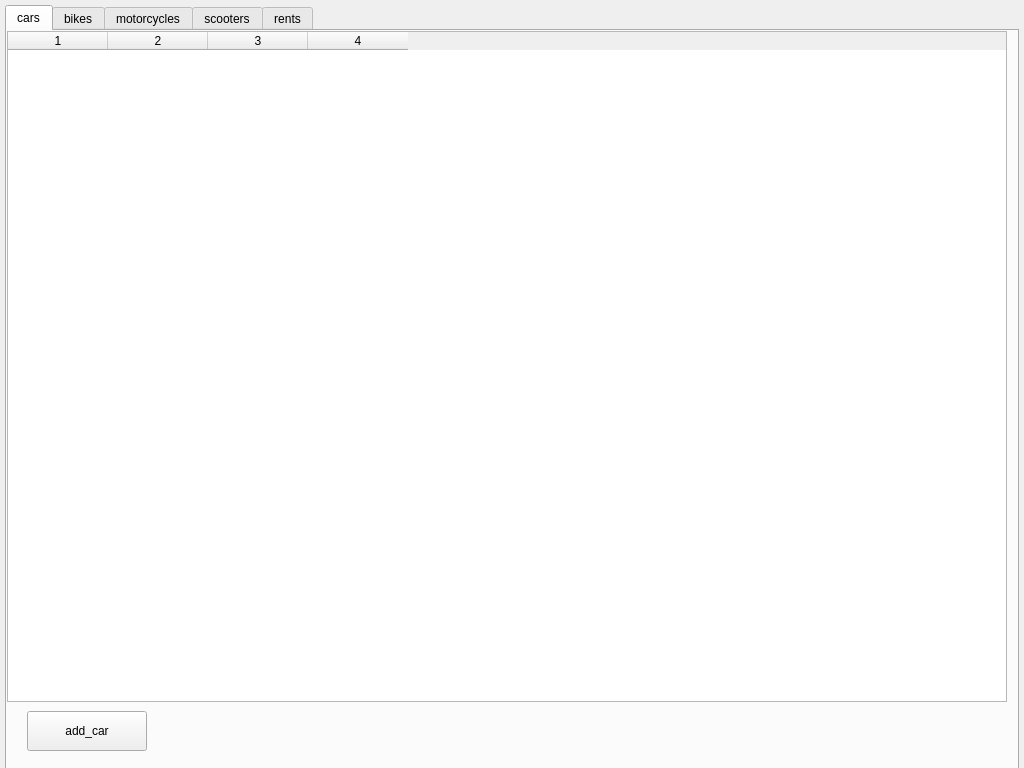
<?xml version="1.0" encoding="UTF-8"?>
<ui version="4.0">
 <class>MainWindowClass</class>
 <widget class="QMainWindow" name="MainWindowClass">
  <property name="geometry">
   <rect>
    <x>0</x>
    <y>0</y>
    <width>1024</width>
    <height>768</height>
   </rect>
  </property>
  <property name="contextMenuPolicy">
   <enum>Qt::NoContextMenu</enum>
  </property>
  <property name="windowTitle">
   <string>App</string>
  </property>
  <widget class="QWidget" name="centralwidget">
   <widget class="QTabWidget" name="tabWidget">
    <property name="geometry">
     <rect>
      <x>5</x>
      <y>5</y>
      <width>1014</width>
      <height>1390</height>
     </rect>
    </property>
    <property name="currentIndex">
     <number>0</number>
    </property>
    <widget class="QWidget" name="carsTab">
     <attribute name="title">
      <string>cars</string>
     </attribute>
     <widget class="QTableWidget" name="carsTable">
      <property name="geometry">
       <rect>
        <x>0</x>
        <y>0</y>
        <width>1000</width>
        <height>671</height>
       </rect>
      </property>
      <property name="sizeAdjustPolicy">
       <enum>QAbstractScrollArea::AdjustToContents</enum>
      </property>
      <property name="editTriggers">
       <set>QAbstractItemView::NoEditTriggers</set>
      </property>
      <property name="columnCount">
       <number>4</number>
      </property>
      <attribute name="horizontalHeaderVisible">
       <bool>true</bool>
      </attribute>
      <attribute name="verticalHeaderVisible">
       <bool>false</bool>
      </attribute>
      <column/>
      <column/>
      <column/>
      <column/>
     </widget>
     <widget class="QPushButton" name="addCarButton">
      <property name="enabled">
       <bool>true</bool>
      </property>
      <property name="geometry">
       <rect>
        <x>20</x>
        <y>680</y>
        <width>120</width>
        <height>40</height>
       </rect>
      </property>
      <property name="text">
       <string>add_car</string>
      </property>
     </widget>
    </widget>
    <widget class="QWidget" name="bikesTab">
     <attribute name="title">
      <string>bikes</string>
     </attribute>
     <widget class="QTableWidget" name="bikesTable">
      <property name="geometry">
       <rect>
        <x>0</x>
        <y>0</y>
        <width>1000</width>
        <height>671</height>
       </rect>
      </property>
      <property name="contextMenuPolicy">
       <enum>Qt::NoContextMenu</enum>
      </property>
      <property name="editTriggers">
       <set>QAbstractItemView::NoEditTriggers</set>
      </property>
      <property name="columnCount">
       <number>4</number>
      </property>
      <attribute name="horizontalHeaderVisible">
       <bool>true</bool>
      </attribute>
      <attribute name="verticalHeaderVisible">
       <bool>false</bool>
      </attribute>
      <column/>
      <column/>
      <column/>
      <column/>
     </widget>
     <widget class="QPushButton" name="addBikeButton">
      <property name="geometry">
       <rect>
        <x>20</x>
        <y>680</y>
        <width>120</width>
        <height>40</height>
       </rect>
      </property>
      <property name="text">
       <string>add_bike</string>
      </property>
     </widget>
    </widget>
    <widget class="QWidget" name="motorcylesBikes">
     <attribute name="title">
      <string>motorcycles</string>
     </attribute>
     <widget class="QTableWidget" name="motorcyclesTable">
      <property name="geometry">
       <rect>
        <x>0</x>
        <y>0</y>
        <width>1000</width>
        <height>671</height>
       </rect>
      </property>
      <property name="editTriggers">
       <set>QAbstractItemView::NoEditTriggers</set>
      </property>
      <property name="columnCount">
       <number>4</number>
      </property>
      <attribute name="horizontalHeaderVisible">
       <bool>true</bool>
      </attribute>
      <attribute name="verticalHeaderVisible">
       <bool>false</bool>
      </attribute>
      <column/>
      <column/>
      <column/>
      <column/>
     </widget>
     <widget class="QPushButton" name="addMotorcycleButton">
      <property name="geometry">
       <rect>
        <x>20</x>
        <y>680</y>
        <width>120</width>
        <height>40</height>
       </rect>
      </property>
      <property name="text">
       <string>add_motorcycle</string>
      </property>
     </widget>
    </widget>
    <widget class="QWidget" name="scootersTab">
     <attribute name="title">
      <string>scooters</string>
     </attribute>
     <widget class="QTableWidget" name="scootersTable">
      <property name="geometry">
       <rect>
        <x>0</x>
        <y>0</y>
        <width>1000</width>
        <height>671</height>
       </rect>
      </property>
      <property name="editTriggers">
       <set>QAbstractItemView::NoEditTriggers</set>
      </property>
      <property name="columnCount">
       <number>4</number>
      </property>
      <attribute name="horizontalHeaderVisible">
       <bool>true</bool>
      </attribute>
      <attribute name="verticalHeaderVisible">
       <bool>false</bool>
      </attribute>
      <column/>
      <column/>
      <column/>
      <column/>
     </widget>
     <widget class="QPushButton" name="addScooterButton">
      <property name="geometry">
       <rect>
        <x>20</x>
        <y>680</y>
        <width>120</width>
        <height>40</height>
       </rect>
      </property>
      <property name="text">
       <string>add_scooter</string>
      </property>
     </widget>
    </widget>
    <widget class="QWidget" name="rentsTab">
     <attribute name="title">
      <string>rents</string>
     </attribute>
     <widget class="QTableWidget" name="rentsTable">
      <property name="geometry">
       <rect>
        <x>0</x>
        <y>0</y>
        <width>1000</width>
        <height>671</height>
       </rect>
      </property>
      <property name="editTriggers">
       <set>QAbstractItemView::NoEditTriggers</set>
      </property>
      <property name="columnCount">
       <number>4</number>
      </property>
      <attribute name="horizontalHeaderVisible">
       <bool>true</bool>
      </attribute>
      <attribute name="verticalHeaderVisible">
       <bool>false</bool>
      </attribute>
      <column/>
      <column/>
      <column/>
      <column/>
     </widget>
    </widget>
   </widget>
  </widget>
 </widget>
 <resources/>
 <connections/>
</ui>
